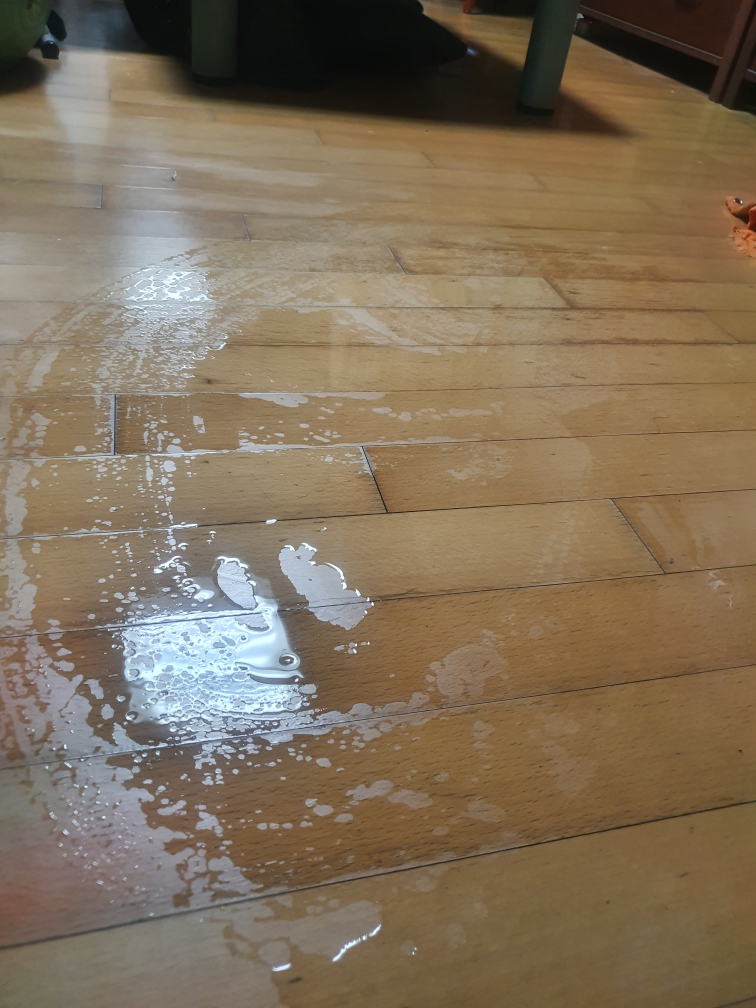
#> input picture Desktop/project-master (1)/project-master/project/polaris filter/polaris_vertical.jpg, 3024 x 4032 px, found by its file name (shown at 1/4 size)
$ python polaris.py
#> lines starting #> are read from the running program, lines starting #| are printed output that depends on the picture; after the words box and inside, x2 and y2 are one past the last pixel; in counts of white or black regions, pixels touching at a corner belong together
#made by junse
import os
import cv2
import numpy as np

def resize(img, ratio, dsize=None, dst=None):
    resizeimg = cv2.resize(img, dsize, dst, ratio, ratio, interpolation=cv2.INTER_AREA)
    return resizeimg

def Filter(img, value):
    img_filter = np.copy(img)

    for i in range(0, img.shape[0]):
        for j in range(0, img.shape[1]):
            if img[i,j] < value:
                img_filter[i,j] = 0
            else:
                img_filter[i,j] = 255

    return img_filter


directoryname = os.path.dirname(os.path.realpath(__file__))
vertical = cv2.imread(directoryname+'\polaris_vertical.jpg', cv2.IMREAD_GRAYSCALE)
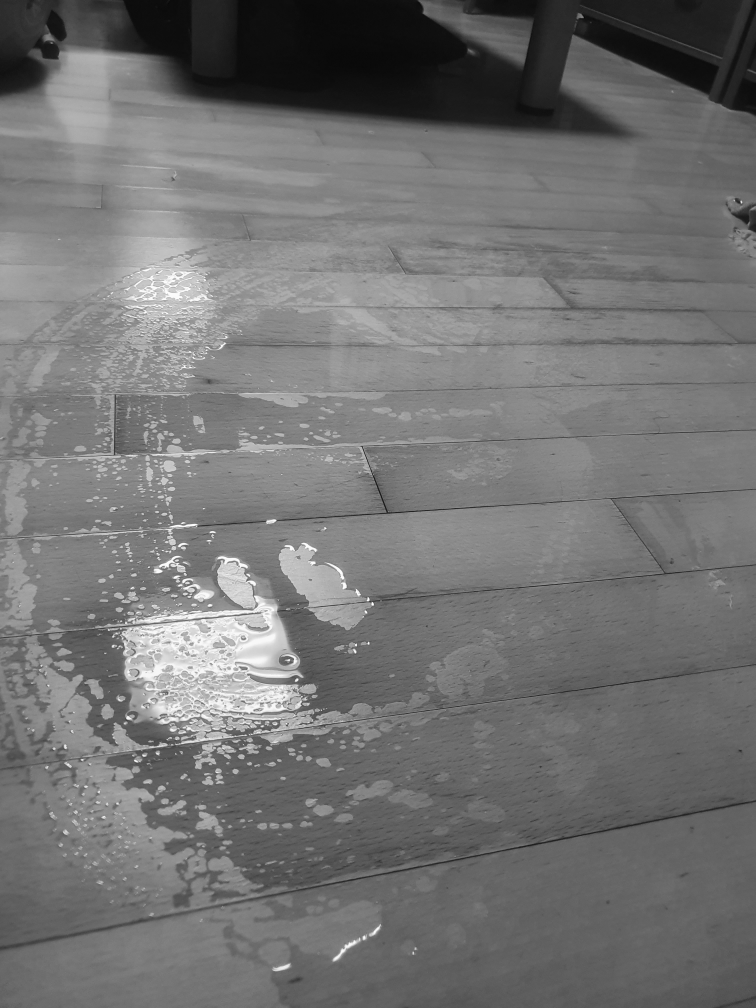
#> vertical: shape (4032, 3024) (shown at 1/4 size); min 1, max 255, mean 114.7
horizon = cv2.imread(directoryname+'\polaris_horizon.jpg', cv2.IMREAD_GRAYSCALE)
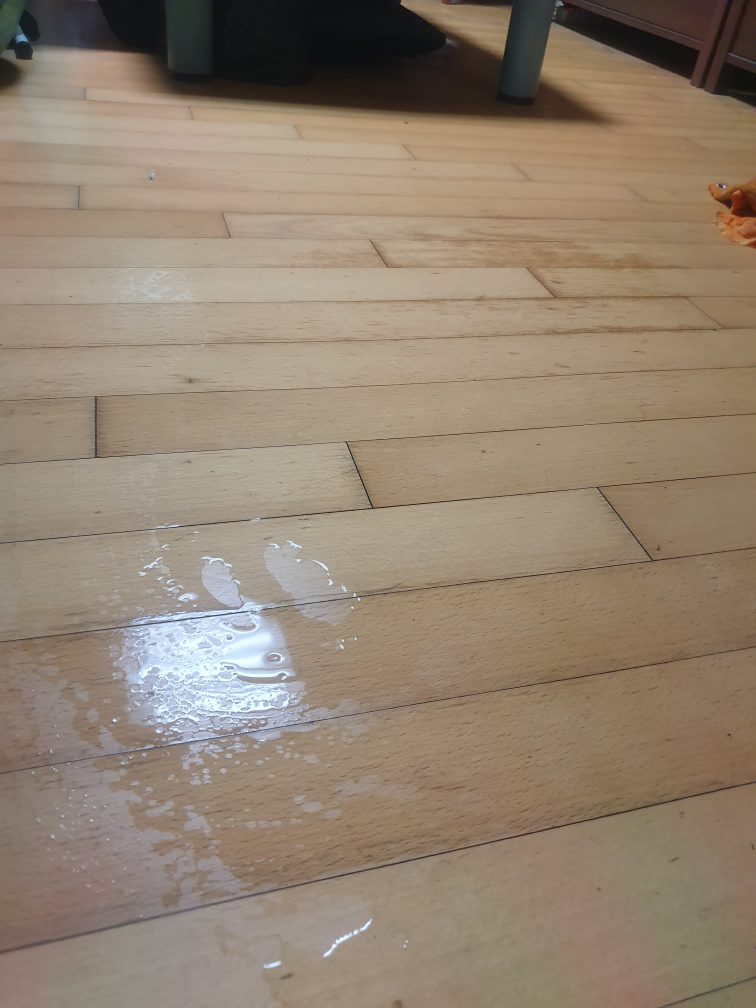
#> input picture Desktop/project-master (1)/project-master/project/polaris filter/polaris_horizon.jpg, 3024 x 4032 px, found by its file name (shown at 1/4 size)
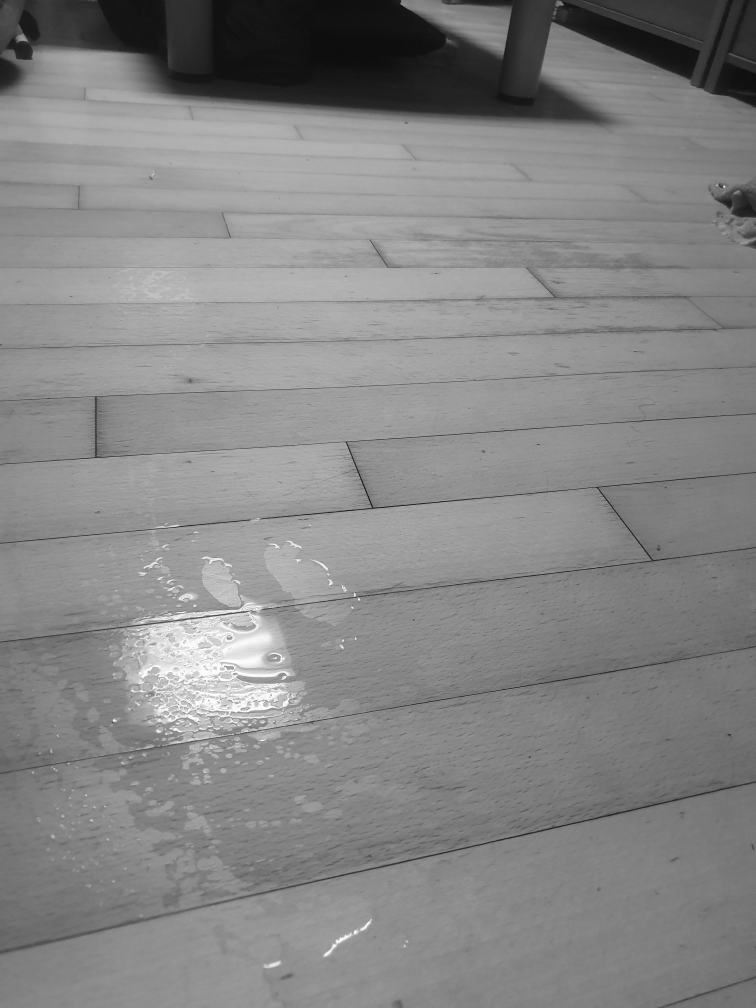
#> horizon: shape (4032, 3024) (shown at 1/4 size); min 0, max 255, mean 133.2
print('img read complete')

vertical = resize(vertical, 0.2)
#> in resize, `resizeimg = cv2.resize(img, dsize, dst, ratio, ratio, interpolation=cv..`:
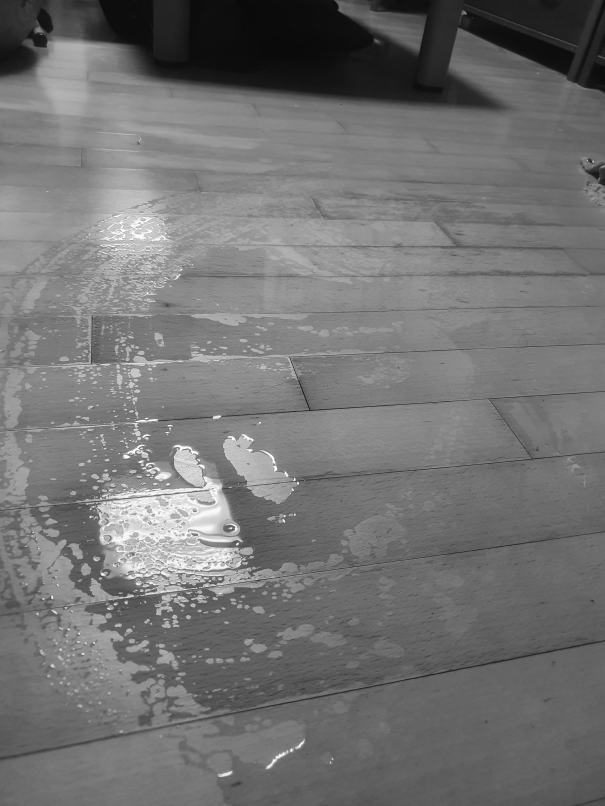
#> resizeimg: shape (806, 605); min 8, max 253, mean 114.7
horizon = resize(horizon, 0.2)
#> call 2 of resize, with ratio = 0.2
#> in resize (call 2), `resizeimg = cv2.resize(img, dsize, dst, ratio, ratio, interpolation=cv..`:
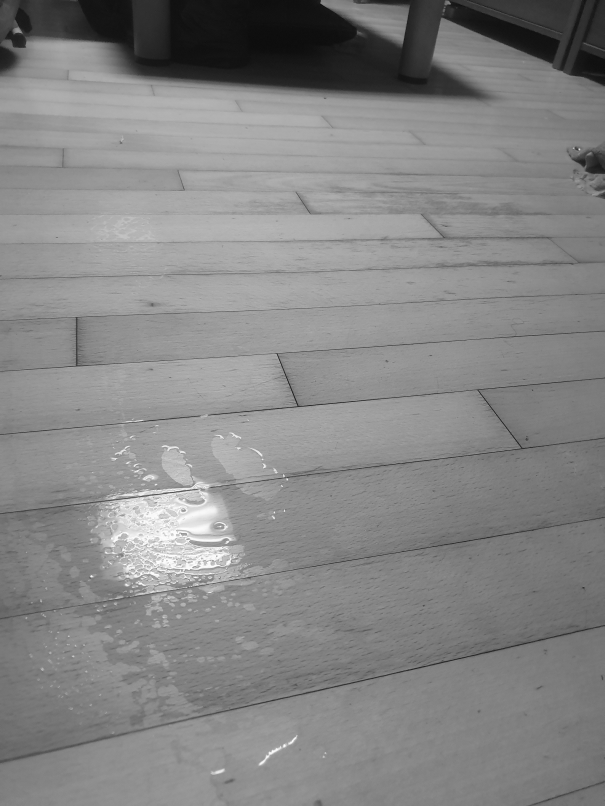
#> resizeimg: shape (806, 605); min 12, max 254, mean 133.2
print('img resize complete')

vertical_F = Filter(vertical, 200)
#> after the loop in Filter, `for i in range(0, img.shape[0]):`:
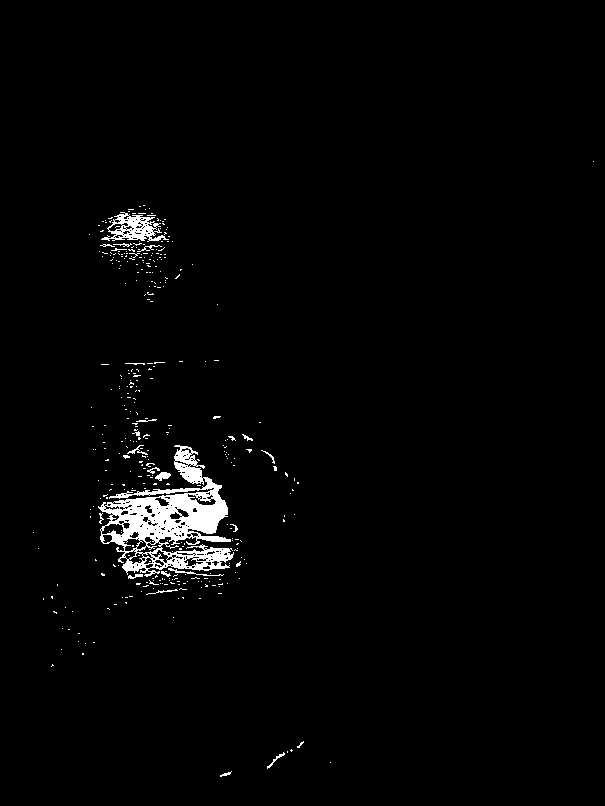
#> img_filter: shape (806, 605); 2% white; 369 white regions (347 under 20 px), largest, box (x1, y1, x2, y2) and area: (98, 445, 234, 577) 7103, (101, 212, 169, 242) 883, (168, 568, 224, 576) 90
horizon_F = Filter(horizon, 200)
#> call 2 of Filter, with value = 200
#> after the loop in Filter (call 2), `for i in range(0, img.shape[0]):`:
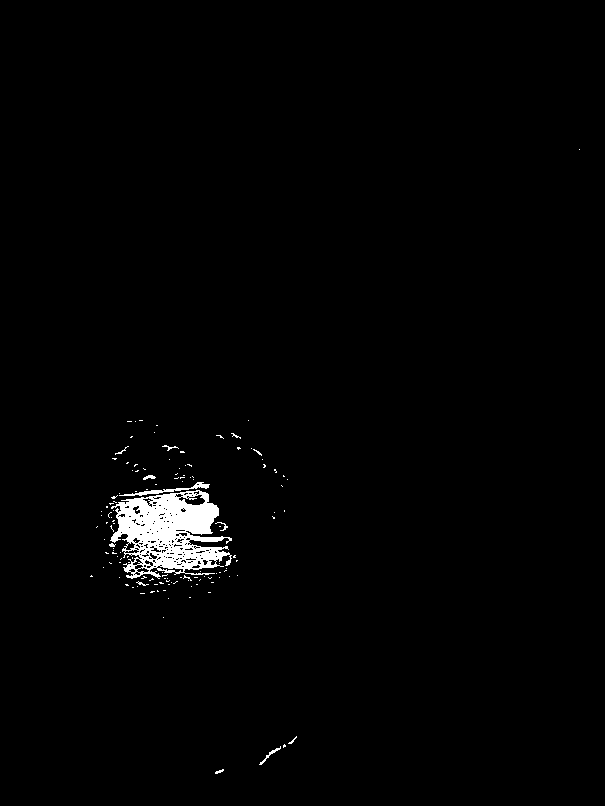
#> img_filter: shape (806, 605); 1.5% white; 132 white regions (122 under 20 px), largest, box (x1, y1, x2, y2) and area: (110, 490, 232, 579) 6208, (119, 482, 210, 496) 268, (259, 746, 281, 765) 65
print('img reinforce complete')

cv2.imshow('v', vertical_F)
cv2.imshow('h', horizon_F)
cv2.waitKey(0)
cv2.destroyAllWindows()
